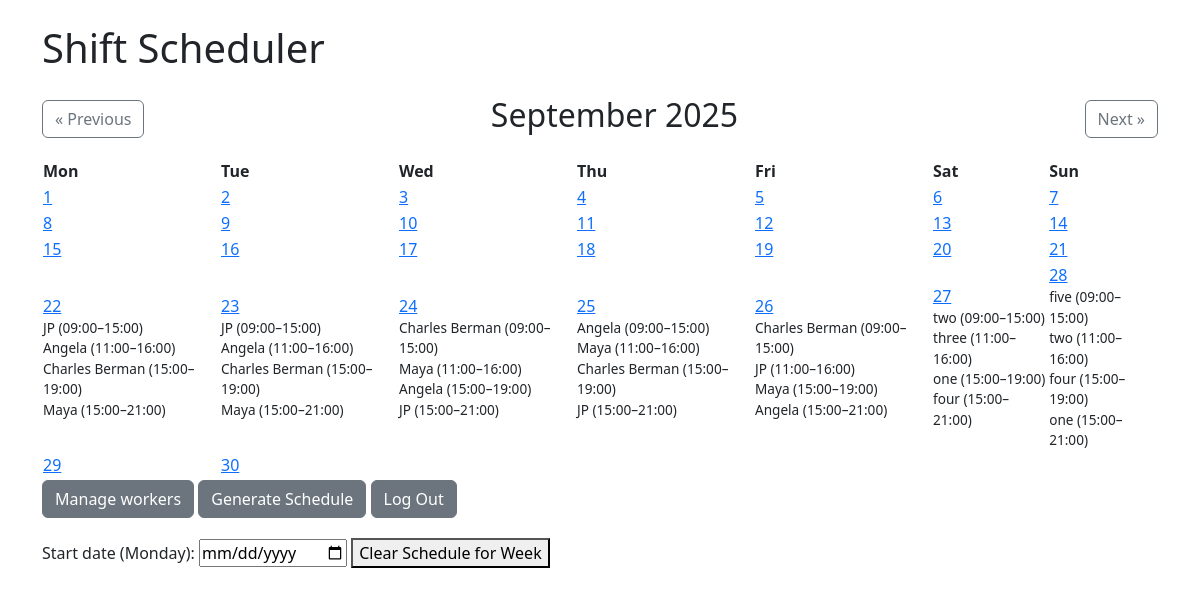
Screenshot of /dashboard_manager (signed in) with the database file from the repository.
### models.py (models this page shows)
class Shift(db.Model):
    id = db.Column(db.Integer, primary_key=True)
    date = db.Column(db.Date, nullable=False)
    start_time = db.Column(db.Time, nullable=False)
    end_time = db.Column(db.Time, nullable=False)
    worker_id = db.Column(db.Integer, db.ForeignKey('worker.id', ondelete="CASCADE"), nullable=False)

class Worker(db.Model):
    id = db.Column(db.Integer, primary_key=True)
    name = db.Column(db.String(50), nullable=False)
    shifts = db.relationship('Shift', backref='worker', cascade="all, delete-orphan", passive_deletes=True)
    availability = db.Column(db.String, nullable=True)

### app.py (the view)
@app.route('/dashboard_manager')
@login_required
def dashboard_manager():
    year = request.args.get('year', type=int, default=datetime.now().year)
    month = request.args.get('month', type=int, default=datetime.now().month)
    if month < 1:
        month = 12
        year -= 1
    elif month > 12:
        month = 1
        year += 1
    num_days = calendar.monthrange(year, month)[1]
    first_day = date(year, month, 1)
    start_weekday = first_day.weekday()  # Monday=0
    weeks = []
    day_counter = 1
    for _ in range(6):  # max 6 weeks in a month
        week = []
        for i in range(7):
            if len(weeks) == 0 and i < start_weekday:
                week.append(None)
            elif day_counter > num_days:
                week.append(None)
            else:
                week.append(date(year, month, day_counter))
                day_counter += 1
        weeks.append(week)
    shifts = Shift.query.filter(
        extract('year', Shift.date) == year,
        extract('month', Shift.date) == month
    ).all()
    shifts_by_day = {}
    for shift in shifts:
        day = shift.date.day
        if day not in shifts_by_day:
            shifts_by_day[day] = []
        shifts_by_day[day].append(shift)
    return render_template('manager_calendar.html',
                           weeks=weeks,
                           month=month,
                           year=year,
                           shifts_by_day=shifts_by_day,
                           calendar=calendar)

### app.py (called while the page is built)
@event.listens_for(Engine, "connect")
def set_sqlite_pragma(dbapi_connection, connection_record):
    if isinstance(dbapi_connection, sqlite3.Connection):
        cursor = dbapi_connection.cursor()
        cursor.execute("PRAGMA foreign_keys=ON;")
        cursor.close()

@login_manager.user_loader
def load_user(user_id):
    return User.query.get(int(user_id))

### templates/manager_calendar.html
{% extends "base.html" %}
{% block content %}
    <div class="d-flex justify-content-between align-items-center mb-3">
        <a href="{{ url_for('dashboard_manager', month=month-1, year=year) }}" class="btn btn-outline-secondary">« Previous</a>
        <h2>{{ calendar.month_name[month] }} {{ year }}</h2>
        <a href="{{ url_for('dashboard_manager', month=month+1, year=year) }}" class="btn btn-outline-secondary">Next »</a>
    </div>
    <table>
        <tr>
            <th>Mon</th>
            <th>Tue</th>
            <th>Wed</th>
            <th>Thu</th>
            <th>Fri</th>
            <th>Sat</th>
            <th>Sun</th>
        </tr>
        {% for week in weeks %}
            <tr>
            {% for date_obj in week %}
                <td>
                {% if date_obj %}
                    <a href="{{ url_for('add_shift_with_date', date=date_obj.strftime('%Y-%m-%d')) }}">
                    {{ date_obj.day }}
                    </a>
                    {% if shifts_by_day.get(date_obj.day) %}
                    {% for shift in shifts_by_day[date_obj.day] %}
                        <div style="font-size: 0.85em;">
                        {{ shift.worker.name }} ({{ shift.start_time.strftime('%H:%M') }}–{{ shift.end_time.strftime('%H:%M') }})
                        </div>
                    {% endfor %}
                    {% endif %}
                {% endif %}
                </td>
            {% endfor %}
            </tr>
        {% endfor %}
    </table>
<a href="{{ url_for('manage_workers') }}" class="btn btn-secondary">Manage workers</a>
<a href="{{ url_for('generate') }}" class="btn btn-secondary">Generate Schedule</a>
<a href="{{ url_for('logout') }}" class="btn btn-secondary">Log Out</a>
<form action="{{ url_for('clear_schedule') }}" method="post" style="margin-top: 20px;">
  <label for="start_date">Start date (Monday):</label>
  <input type="date" name="start_date" required>
  <button type="submit">Clear Schedule for Week</button>
</form>
{% endblock %}

### templates/base.html (shortened to what this page needs)
<!DOCTYPE html>
<html lang="en">
<head>
    <link rel="stylesheet" href="https://cdn.jsdelivr.net/npm/bootstrap@5.3.0/dist/css/bootstrap.min.css">
</head>
<body class="p-4">
    <div class="container">
        <h1 class="mb-4">Shift Scheduler</h1>
        {% block content %}{% endblock %}
    </div>
</body>
</html>

### rows the page displays
Shift: worker.name "JP", start_time "09:00", end_time "15:00"
Shift: worker.name "Angela", start_time "11:00", end_time "16:00"
Shift: worker.name "Charles Berman", start_time "15:00", end_time "19:00"
Shift: worker.name "Maya", start_time "15:00", end_time "21:00"
Shift: worker.name "JP", start_time "09:00", end_time "15:00"
Shift: worker.name "Angela", start_time "11:00", end_time "16:00"
Shift: worker.name "Charles Berman", start_time "15:00", end_time "19:00"
Shift: worker.name "Maya", start_time "15:00", end_time "21:00"
Shift: worker.name "Charles Berman", start_time "09:00", end_time "15:00"
Shift: worker.name "Maya", start_time "11:00", end_time "16:00"
Shift: worker.name "Angela", start_time "15:00", end_time "19:00"
Shift: worker.name "JP", start_time "15:00", end_time "21:00"
Shift: worker.name "Angela", start_time "09:00", end_time "15:00"
Shift: worker.name "Maya", start_time "11:00", end_time "16:00"
Shift: worker.name "Charles Berman", start_time "15:00", end_time "19:00"
Shift: worker.name "JP", start_time "15:00", end_time "21:00"
Shift: worker.name "Charles Berman", start_time "09:00", end_time "15:00"
Shift: worker.name "JP", start_time "11:00", end_time "16:00"
Shift: worker.name "Maya", start_time "15:00", end_time "19:00"
Shift: worker.name "Angela", start_time "15:00", end_time "21:00"
Shift: worker.name "two", start_time "09:00", end_time "15:00"
Shift: worker.name "three", start_time "11:00", end_time "16:00"
Shift: worker.name "one", start_time "15:00", end_time "19:00"
Shift: worker.name "four", start_time "15:00", end_time "21:00"
Shift: worker.name "five", start_time "09:00", end_time "15:00"
Shift: worker.name "two", start_time "11:00", end_time "16:00"
Shift: worker.name "four", start_time "15:00", end_time "19:00"
Shift: worker.name "one", start_time "15:00", end_time "21:00"

### other values shown
{{ calendar.month_name[month] }} "September"
{{ year }} "2025"
{{ date_obj.day }} "1" "2" "3" "4" "5" "6" "7" "8" "9" "10" "11" "12" "13" "14" "15" "16" "17" "18" "19" "20" "21" "22" "23" "24" "25" "26" "27" "28" "29" "30"
